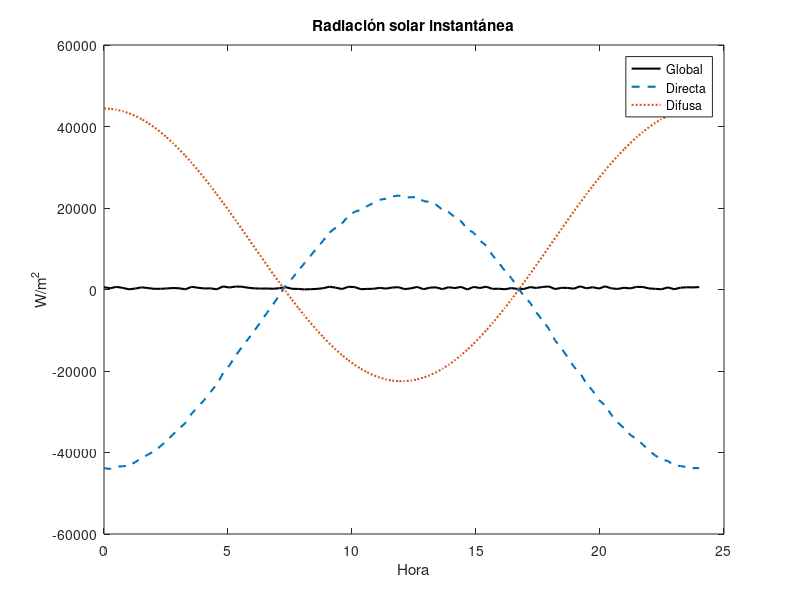
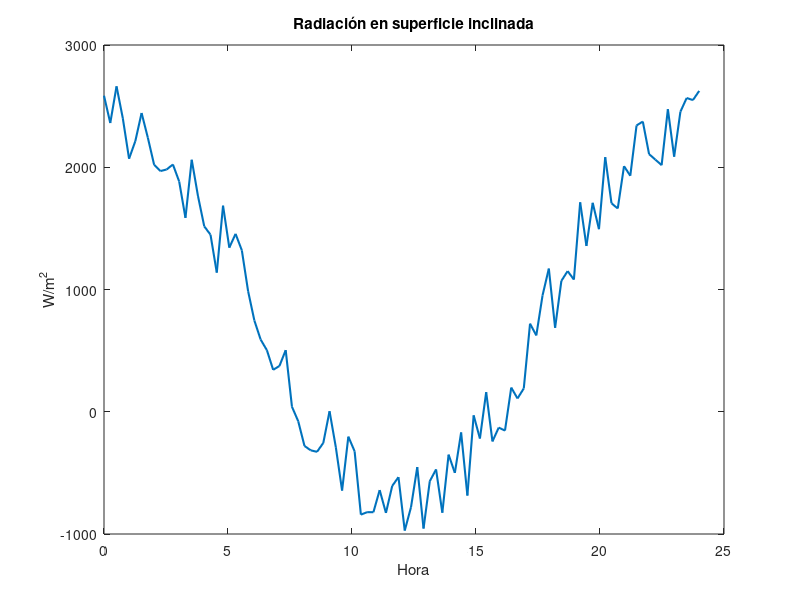

MATLAB code to generate these figures, in order:
clc; clear; close all;

%% =========================
% DATOS DE ENTRADA (ORURO)
% =========================
LAT = -17.99;              % grados (Sur negativo)
LONG = -67.13;             % grados
n = 172;                   % día del año (ej: 21 junio)
gamma = deg2rad(25);       % inclinación panel
alpha = 0;                 % orientación (0 = norte)
RF = 0.17;                 % reflectividad suelo

% Datos medidos (ejemplo típico)
t = 15/60; % horas (intervalo 15 min)
IHN = rand(1,96)*800; % radiación instantánea simulada W/m2

%% =========================
% GEOMETRÍA SOLAR
% =========================

% Declinación (ecuación 1)
DEC = 45.23 * sind((360/365.25)*(n-81));

% Vector de horas solares
H = linspace(0,24,96);

% Ángulo horario (ecuación 2)
w = 15*(H - 12); % grados

% Altura solar (ecuación 5)
ALT = asind(cosd(LAT).*cosd(DEC).*cosd(w) + sind(LAT).*sind(DEC));

% Evitar valores negativos (noche)
ALT(ALT<0) = 0;

%% =========================
% RADIACIÓN DIARIA
% =========================

% (10) HHN
HHN = sum(IHN * t); % Wh/m2-día

% (11) Radiación extraterrestre HO
WHE = acosd(-tand(LAT)*tand(DEC));

Io = 1367; % W/m2 constante solar

HO = (24/pi)*Io*( ...
    cosd(LAT)*cosd(DEC)*sind(WHE) + ...
    (pi/180)*WHE*sind(LAT)*sind(DEC));

% (12) Índice de nubosidad
K = HHN / HO;

% (13) Fracción difusa (Liu & Jordan)
FD = 1.3903 - 4.0273*K + 5.5315*K^2 - 3.108*K^3;

% (14) Difusa
DFN = FD * HHN;

% (15) Directa
DRN = HHN - DFN;

%% =========================
% SUPERFICIE INCLINADA
% =========================

% Aproximación RB (simplificada física)
RB = cos(gamma); % aproximación (ver nota abajo)

% (17)
HDR = DRN * RB;

% (18)
HDF = DFN * (1 + cos(gamma))/2;

% (19)
HRF = DFN * RF * (1 - cos(gamma))/2;

% (20)
HIT = HDR + HDF + HRF;

%% =========================
% RADIACIÓN INSTANTÁNEA
% =========================

% (21) factor rd
WHE_rad = deg2rad(WHE);
w_rad = deg2rad(w);

rd = (pi/24) * (cos(w_rad) - cos(WHE_rad)) ./ ...
    (sin(WHE_rad) - WHE_rad*cos(WHE_rad));

% Evitar errores numéricos
rd(isnan(rd)) = 0;

% Difusa instantánea
IDFH = rd * DFN;

% (22) directa instantánea
IDRH = IHN - IDFH;

%% =========================
% SUPERFICIE INCLINADA INSTANTÁNEA
% =========================

% (23)
rb = cos(gamma); % simplificación

IDR = IDRH .* rb;

% (24)
IDF = IDFH .* (1 + cos(gamma))/2;

% (25)
IRF = IHN .* RF .* (1 - cos(gamma))/2;

% Total
IT = IDR + IDF + IRF;

%% =========================
% GRÁFICAS
% =========================

figure;
plot(H, IHN, 'k', 'LineWidth',1.5); hold on;
plot(H, IDRH, '--', 'LineWidth',1.5);
plot(H, IDFH, ':', 'LineWidth',1.5);
xlabel('Hora');
ylabel('W/m^2');
legend('Global','Directa','Difusa');
title('Radiación solar instantánea');

figure;
plot(H, IT, 'LineWidth',1.5);
xlabel('Hora');
ylabel('W/m^2');
title('Radiación en superficie inclinada');

%% =========================
% RESULTADOS
% =========================
fprintf('HHN = %.2f Wh/m2-dia\n', HHN);
fprintf('DRN = %.2f\n', DRN);
fprintf('DFN = %.2f\n', DFN);
fprintf('HIT = %.2f\n', HIT);
